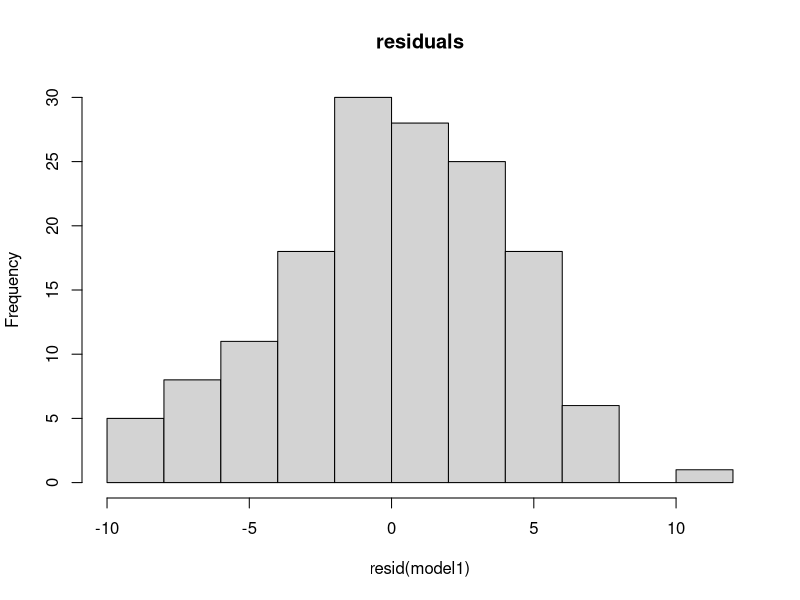
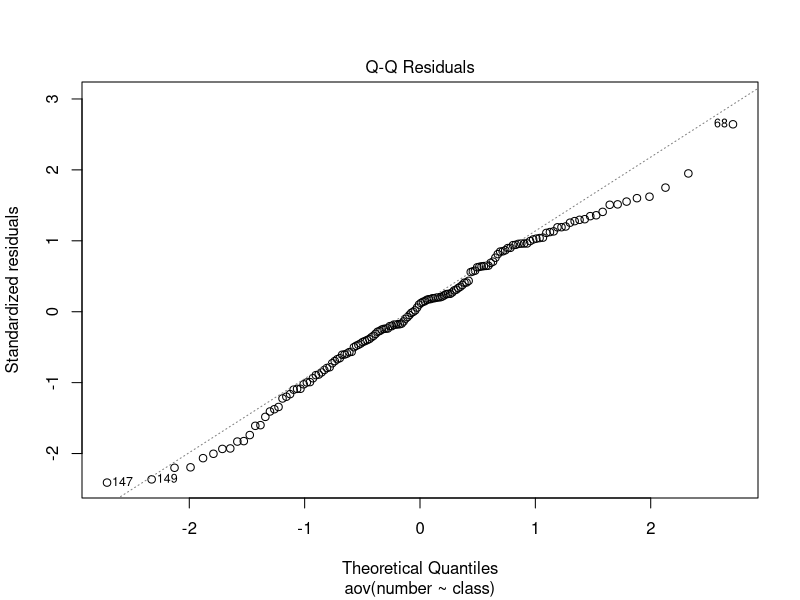
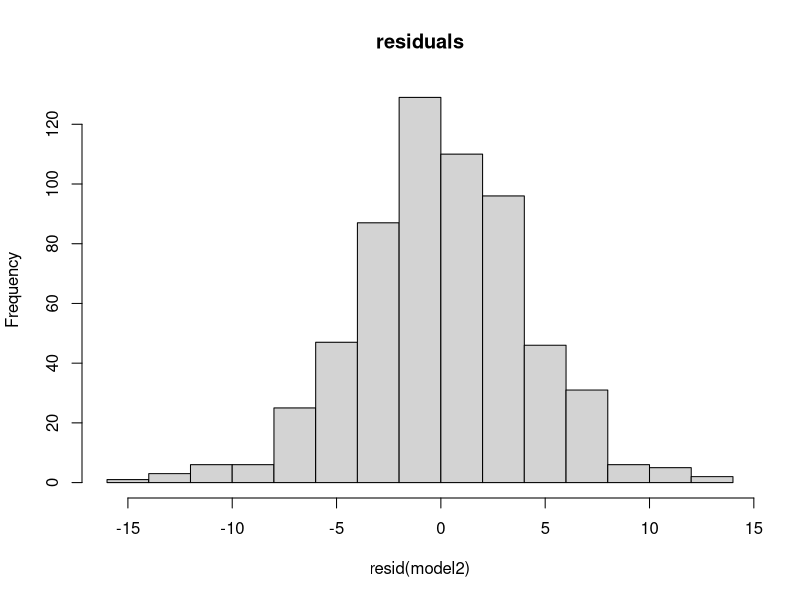
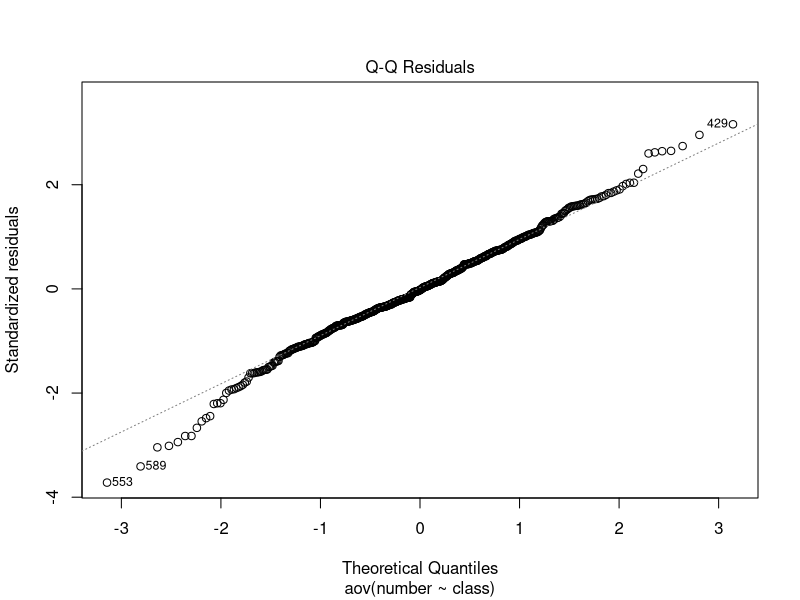
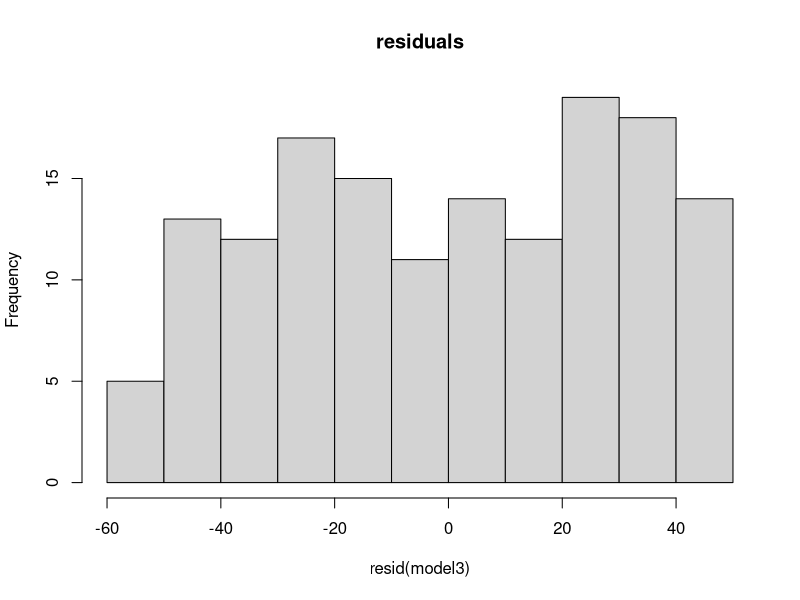
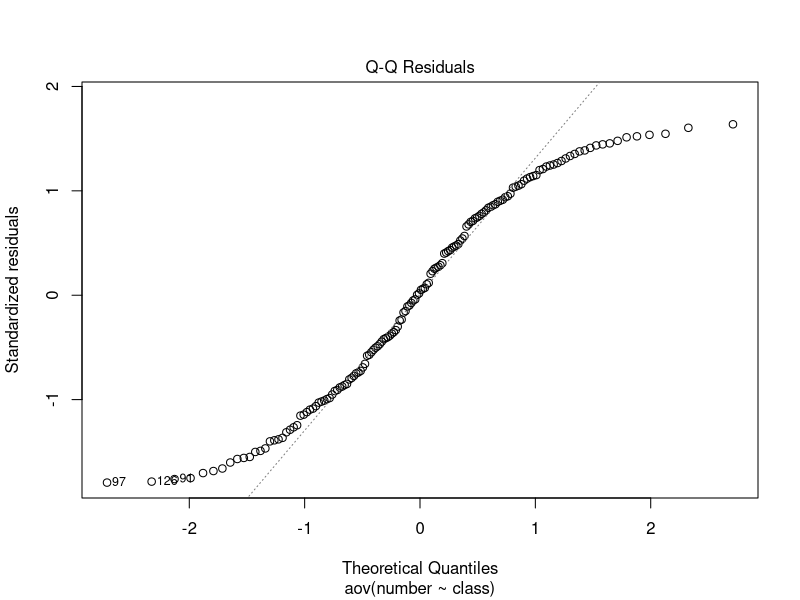
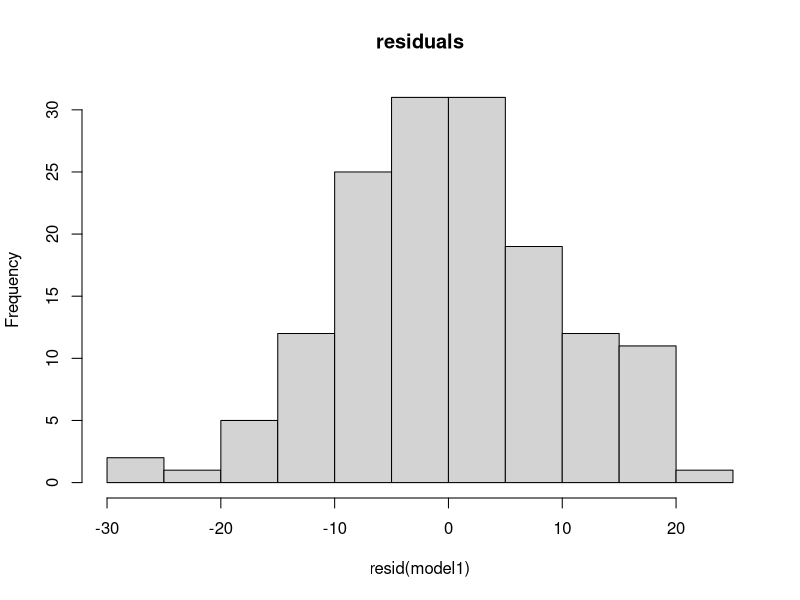
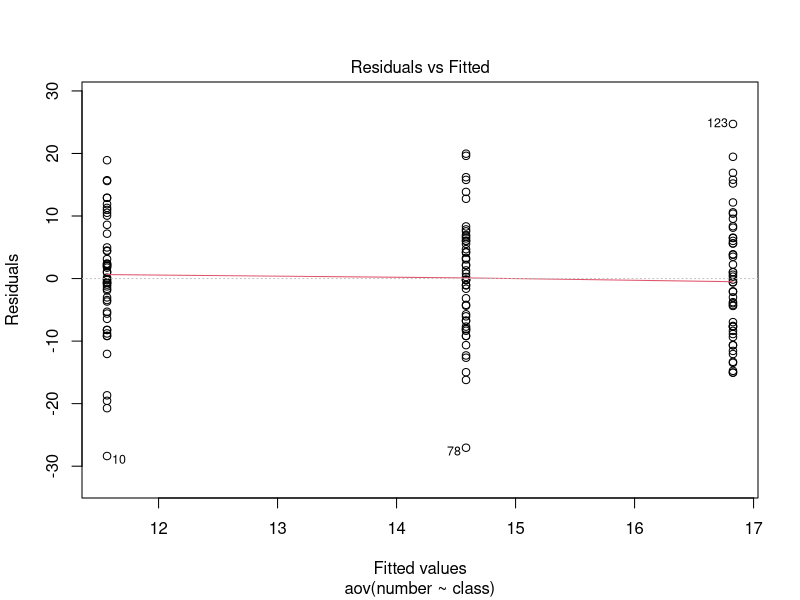

The R source for these figures, in order:
# Q1 Residuals are normally distributed.
mean1 <- 10
mean2 <- 15
mean3 <- 18
group1 <- mean1 + rnorm(50, mean = 0, sd = 3)
group2 <- mean2 + rnorm(50, mean = 0, sd = 4)
group3 <- mean3 + rnorm(50, mean = 0, sd = 5)

data1 <- data.frame("class" = rep(c("A", "B", "C"), each = 50), 
                    "number" = c(group1, group2, group3))
model1 <- aov(data = data1, number~class)
hist(resid(model1), main = "residuals")
shapiro.test(resid(model1))
plot(model1, 2)

group4 <- mean1 + rnorm(200, mean = 0, sd = 3)
group5 <- mean2 + rnorm(200, mean = 0, sd = 4)
group6 <- mean3 + rnorm(200, mean = 0, sd = 5)

data2 <- data.frame("class" = rep(c("A", "B", "C"), each = 200), 
                    "number" = c(group4, group5, group6))
model2 <- aov(data = data2, number~class)
hist(resid(model2), main = "residuals")
shapiro.test(resid(model2))
plot(model2, 2)

# Q2 Residuals are not normally distributed.
group7 <- mean1 + sample(1:100,50)
group8 <- mean2 + sample(1:100,50)
group9 <- mean3 + sample(1:100,50)

data3 <- data.frame("class" = rep(c("A", "B", "C"), each = 50), 
                    "number" = c(group7, group8, group9))
model3 <- aov(data = data3, number~class)
hist(resid(model3), main = "residuals")
shapiro.test(resid(model3))
plot(model3, 2)

# Q3 
mean1 <- 10
mean2 <- 15
mean3 <- 18
group1 <- mean1 + rnorm(50, mean = 0, sd = 10)
group2 <- mean2 + rnorm(50, mean = 0, sd = 10)
group3 <- mean3 + rnorm(50, mean = 0, sd = 10)

data1 <- data.frame("class" = rep(c("A", "B", "C"), each = 50), 
                    "number" = c(group1, group2, group3))
model1 <- aov(data = data1, number~class)
hist(resid(model1), main = "residuals")
shapiro.test(resid(model1))
plot(model1)

# Q4
mean1 <- 10
mean2 <- 15
mean3 <- 18
group1 <- mean1 + rnorm(50, mean = 0, sd = 5)
group2 <- mean2 + rnorm(50, mean = 0, sd = 20)
group3 <- mean3 + rnorm(50, mean = 0, sd = 30)

data1 <- data.frame("class" = rep(c("A", "B", "C"), each = 50), 
                    "number" = c(group1, group2, group3))
model1 <- aov(data = data1, number~class)
hist(resid(model1), main = "residuals")
shapiro.test(resid(model1))
plot(model1)

# Q5 Do a normal-QQ plot using model in Q4.
q_standard <- function(number, mean, sd){
  quantiles <- (number-mean)/sd
  return(quantiles)
}

plot(model1, 1)
data <- data1$number
data_group1 <- data[1:50] 
data_group2 <- data[51:100] 
data_group3 <- data[101:150] 
standardized <- c(q_standard(data_group1, 10, 5), 
                 q_standard(data_group2, 15, 20),
                 q_standard(data_group3, 18, 30))

q_theoretical <- function(num){
  final <- qnorm(seq(0.001, 0.999, length.out = num))
  return(final)
}

theoretical <- q_theoretical(150)
plot(theoretical, sort(standardized), main = "Normal Q-Q",
     ylab = "Standardized residuals", xlab = "Theoretical Quantiles")



